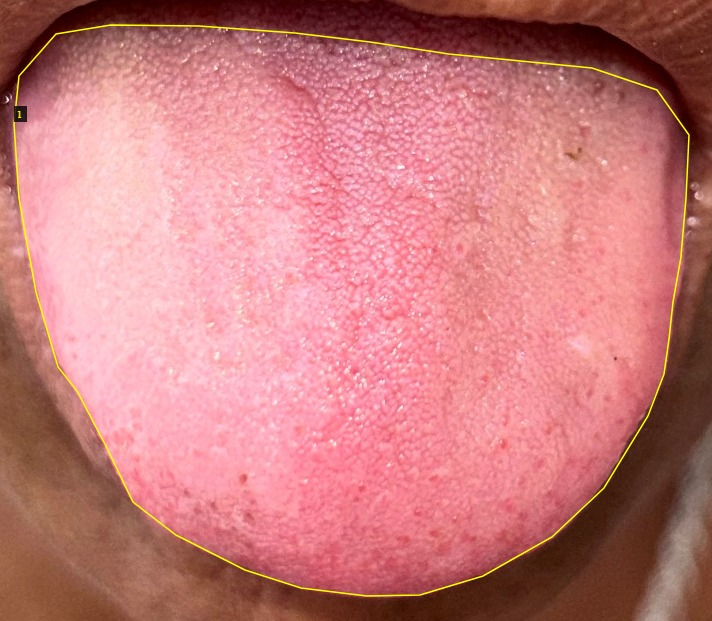
#> input picture SMART-OM/01. Normal/02. Region annotation/01. Dorsal tongue/SMITA00019_R_DT.JPG, 712 x 621 px; its folder holds only this picture in this run
$ python -i pixel_pipeline.py   (imports and definitions only)
#> lines starting #> are read from the running program, lines starting #| are printed output that depends on the picture
"""V1 pixel path: localised ROI -> 65,536 grayscale pixels -> 16-qubit amplitudes.

This is the input path for the V1 quantum classifier, and it is deliberately
separate from :mod:`backend.ml.features_image`. That module produces a 163-value
handcrafted/MobileNet *descriptor* which the classical baselines and the existing
multimodal path consume; this module produces raw localised pixels. They are not
two views of one thing and must not be conflated in reporting: the descriptor path
compresses an image into engineered summary statistics, whereas the V1 quantum path
loads pixel intensities directly into amplitudes. Both remain in the repository --
the descriptor path as the classical baseline to beat, this one as V1.

The stage order is the one given in the V1 pipeline specification::

    ROI CROP -> GRAYSCALE -> 256x256 RESIZE -> PIXEL VECTOR -> /255 -> L2 NORMALISE

The specification's acceptance-test listing gives resize before grayscale instead.
The two orders are equivalent up to 8-bit rounding, because PIL's RGB->L conversion
is a fixed linear combination of the channels (ITU-R 601-2) and Lanczos resampling
is also linear, so they commute exactly in real arithmetic and differ only where
the intermediate is quantised back to uint8. That equivalence is asserted, not
assumed: see ``test_grayscale_and_resize_commute`` in
``tests/test_pixel_pipeline.py``, which measures the discrepancy on real dataset
images. Grayscale-first is implemented because it is the order the primary pipeline
states, and because resampling one channel instead of three is cheaper.

Two representations are returned and both are kept:

* :attr:`V1PixelVector.raw_grayscale` -- the 256x256 uint8 array, values 0-255,
  exactly as the resize produced them. Required for traceability: it is the last
  point in the pipeline a human can look at the input and recognise it as an image.
* :attr:`V1PixelVector.amplitudes` -- the 65,536 float64 amplitudes, L2-normalised.

The normalised vector is *derived*, never written back over the raw one. A
downstream stage that wants pixels gets pixels; a stage that wants a quantum state
gets the state.

An all-black ROI has no direction and therefore no normalised state. It raises
:class:`ZeroImageError` rather than being given a fabricated substitute -- a
uniform superposition would encode nothing about the patient while still producing
a confident-looking probability.
"""

from __future__ import annotations

from dataclasses import dataclass
from pathlib import Path
from typing import Optional, Sequence, Tuple

import numpy as np
from PIL import Image

from backend.dataset.smartom import ImageRecord, Polygon
from backend.ml.roi import crop_to_roi, extract_roi
from backend.ml.types import RoiResult

# ---------------------------------------------------------------- fixed geometry
# FIXED for V1, by architectural decision, and deliberately module-level constants
# rather than settings fields: the qubit count is not a tunable. Making it
# configurable would permit exactly the failure the decision forbids -- a run that
# reports 16 qubits while executing a smaller circuit. A different width is a
# different experiment and needs a different, explicitly named configuration.
V1_QUBIT_COUNT = 16
V1_PIXEL_COUNT = 1 << V1_QUBIT_COUNT  # 65,536 amplitudes
V1_ROI_EDGE_PX = 256  # 256 * 256 == 65,536

# Lanczos, matching the 224x224 descriptor path in backend.ml.preprocessing, so the
# two paths do not disagree about what "resized" means. Lanczos rings slightly at
# hard edges and PIL clamps the overshoot back into 0-255 for an 8-bit image; that
# clamp is why the two stage orders differ at all.
V1_RESAMPLE = Image.Resampling.LANCZOS
V1_RESAMPLE_NAME = "lanczos"

V1_PIXEL_PREPROCESSING_VERSION = "carescan-v1-pixel-1"

# Tolerance on ||v||_2 == 1 for the returned amplitudes. Summing 65,536 float64
# squares accumulates round-off on the order of 1e-13; 1e-9 sits far above that and
# far below any genuine normalisation bug. Matches quantum_ml.quantum_encoder so
# a vector accepted here cannot be rejected one stage later.
NORM_TOLERANCE = 1.0e-9

# [6 lines not run here, left out]


class PixelPreprocessingError(ValueError):
    """Raised when an image cannot be turned into a V1 amplitude vector."""


class ZeroImageError(PixelPreprocessingError):
    """Raised when the localised ROI contains no signal at all.

    Distinct from :class:`quantum_ml.quantum_encoder.ZeroVectorError`, which guards
    the same condition one stage later. Both exist on purpose: this one names the
    *image* as the problem, which is what an operator can act on ("the capture is
    black, retake it"), and it fires before any quantum machinery is involved.
    """


# [71 lines that did not run here, left out]


def _as_readonly(array: np.ndarray) -> np.ndarray:
    array.flags.writeable = False
    return array


# [26 lines that did not run here, left out]


def amplitudes_from_grayscale(raw: np.ndarray) -> Tuple[np.ndarray, np.ndarray, float]:
    """``(scaled, amplitudes, l2_norm)`` from a 256x256 uint8 array.

    Flattened in C order, so pixel ``(row, col)`` lands at index
    ``row * 256 + col``. The choice is arbitrary but it must be *fixed*: the same
    ordering has to be used at training and at inference or the trained weights
    address different pixels than they were fitted on.

    Raises:
        PixelPreprocessingError: wrong shape, or non-finite values.
        ZeroImageError: every pixel is zero.
    """
    raw = np.asarray(raw)
    if raw.size != V1_PIXEL_COUNT:
        raise PixelPreprocessingError(
            f"Expected {V1_PIXEL_COUNT} pixels for {V1_QUBIT_COUNT} qubits, got "
            f"{raw.size}. Refusing to pad or truncate: either would silently change "
            f"which pixel each amplitude carries."
        )

    scaled = raw.astype(np.float64).ravel(order="C") / 255.0
    if not np.all(np.isfinite(scaled)):  # pragma: no cover - uint8 cannot be NaN
        raise PixelPreprocessingError("Grayscale ROI contains non-finite values.")

    norm = float(np.linalg.norm(scaled))
    if norm <= 0.0:
        raise ZeroImageError(
            "The localised region is uniformly zero (every one of "
            f"{V1_PIXEL_COUNT} pixels is black), so it has no direction and no "
            "normalised quantum state. This is a capture or localisation failure, "
            "not something to substitute a value for: re-acquire the image."
        )

    amplitudes = scaled / norm
    residual = abs(float(np.linalg.norm(amplitudes)) - 1.0)
    if residual > NORM_TOLERANCE:  # pragma: no cover - float64 guard
        raise PixelPreprocessingError(
            f"Normalisation failed: |||v|| - 1| = {residual:.3e}, tolerance "
            f"{NORM_TOLERANCE:g}."
        )
    return scaled, amplitudes, norm


def amplitudes_from_grayscale_batch(raw: np.ndarray) -> np.ndarray:
    """Vectorised :func:`amplitudes_from_grayscale` for a whole partition.

    Returns ``(n_samples, 65536)`` float64. Training evaluates every sample on
    every optimiser iteration, so this exists to avoid a Python loop over
    thousands of 65,536-element rows -- not to be a second implementation. It
    produces bit-identical output to the per-image function, which
    ``test_batch_and_single_amplitudes_agree_exactly`` asserts; the single-image
    path remains the reference.

    Raises:
        PixelPreprocessingError: wrong row width.
        ZeroImageError: naming every all-zero row, so the caller can act on the
            specific images rather than on "a batch failed".
    """
    raw = np.atleast_2d(np.asarray(raw))
    if raw.shape[0] == 0:
        return np.empty((0, V1_PIXEL_COUNT), dtype=np.float64)
    if raw.shape[1] != V1_PIXEL_COUNT:
        raise PixelPreprocessingError(
            f"Expected {V1_PIXEL_COUNT} pixels per row for {V1_QUBIT_COUNT} qubits, "
            f"got {raw.shape[1]}. Refusing to pad or truncate."
        )

    scaled = raw.astype(np.float64) / 255.0
    # Norms computed one row at a time, deliberately. ``np.linalg.norm(X, axis=1)``
    # reduces with ``add.reduce`` while the 1-D call dispatches to a BLAS dot
    # product, and over 65,536 terms the two disagree in the last bit. That is
    # harmless numerically but it would mean training and inference operate on
    # subtly different vectors, so the per-row call is used in both places. The
    # cost is one BLAS call per image against a 65,536-element division.
    norms = np.fromiter(
        (np.linalg.norm(row) for row in scaled), dtype=np.float64, count=scaled.shape[0]
    )
    zero_rows = np.flatnonzero(norms <= 0.0)
    if zero_rows.size:
        raise ZeroImageError(
            f"{zero_rows.size} of {raw.shape[0]} rows are uniformly zero (first at "
            f"index {int(zero_rows[0])}); an all-black region has no normalised "
            f"quantum state. Fix or exclude those captures explicitly."
        )
    return scaled / norms[:, None]


# [41 lines that did not run here, left out]


# [13 lines that did not run here, left out]


# [17 lines that did not run here, left out]

>>> import cv2
>>> picture = cv2.imread('../../SMART-OM/01. Normal/02. Region annotation/01. Dorsal tongue/SMITA00019_R_DT.JPG', cv2.IMREAD_GRAYSCALE)
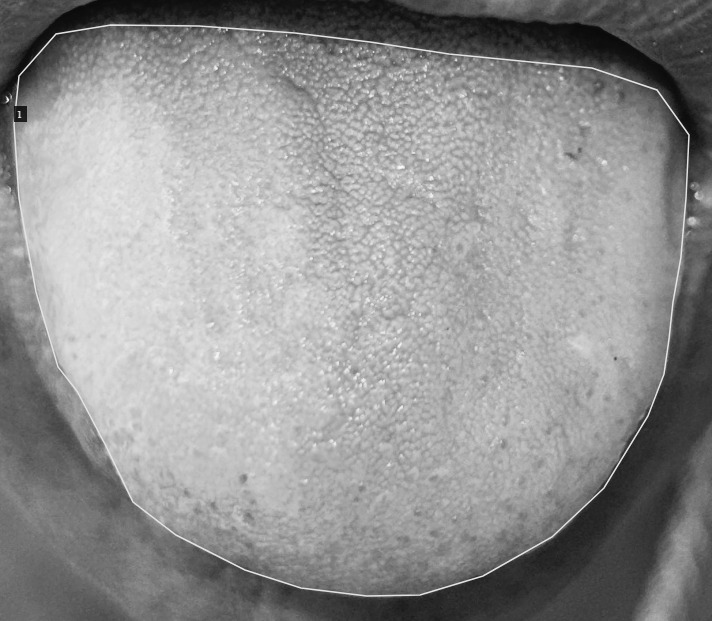
#> picture: shape (621, 712); min 6, max 252, mean 146.4
#> (the run stopped early here; a loop or call above may not have finished)

$ run again, on SMART-OM/01. Normal/02. Region annotation/01. Dorsal tongue/SMITA00020_R_DT.JPG
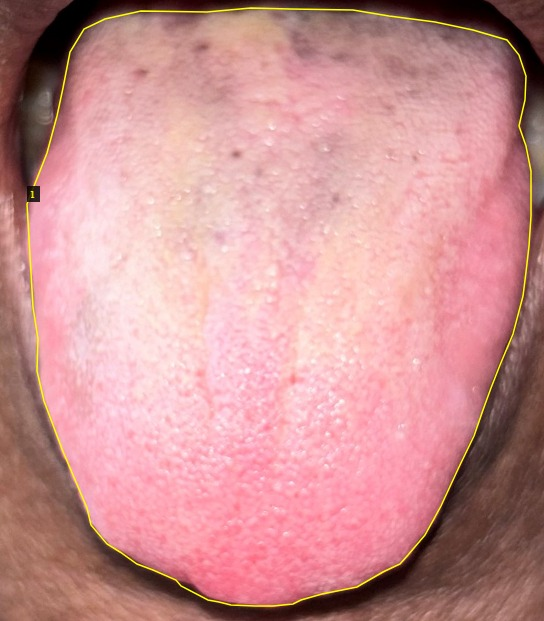
#> input picture SMART-OM/01. Normal/02. Region annotation/01. Dorsal tongue/SMITA00020_R_DT.JPG, 544 x 621 px
#> `picture = cv2.imread('../../SMART-OM/01. Normal/02. Region annotation/..`:
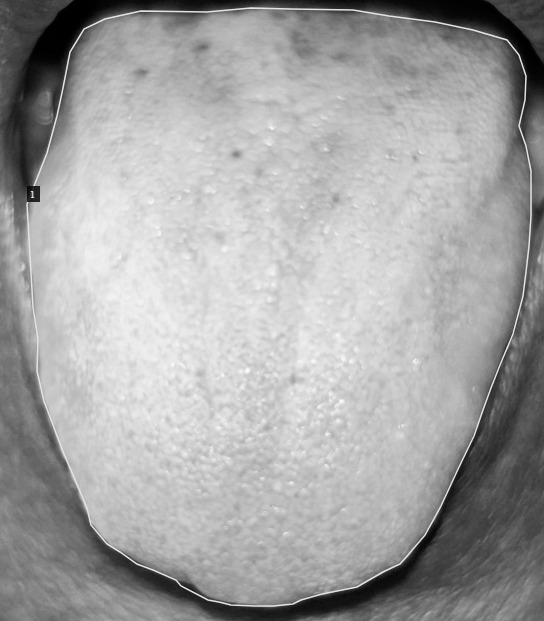
#> picture: shape (621, 544); min 0, max 253, mean 163.7

$ run again, on SMART-OM/01. Normal/02. Region annotation/01. Dorsal tongue/SMITA00045_R_DT.JPG
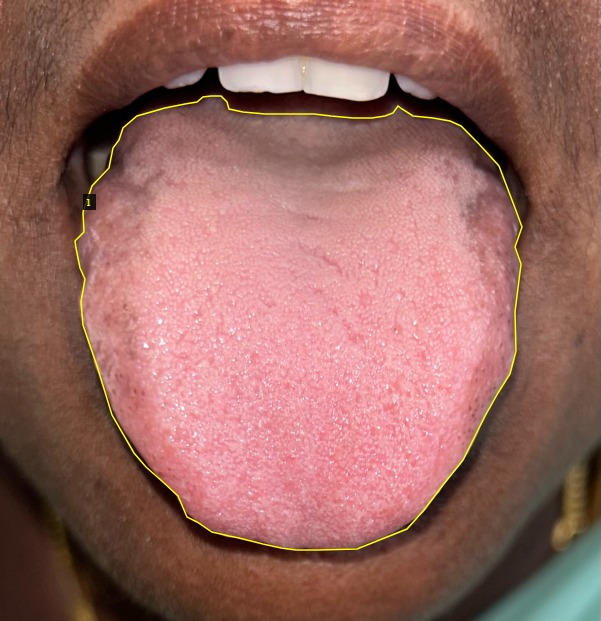
#> input picture SMART-OM/01. Normal/02. Region annotation/01. Dorsal tongue/SMITA00045_R_DT.JPG, 601 x 621 px
#> `picture = cv2.imread('../../SMART-OM/01. Normal/02. Region annotation/..`:
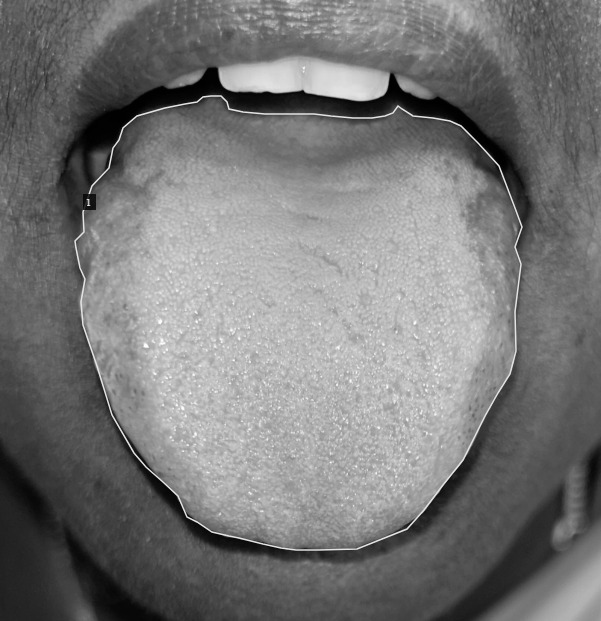
#> picture: shape (621, 601); min 0, max 255, mean 119.4

$ run again, on SMART-OM/01. Normal/02. Region annotation/01. Dorsal tongue/SMITA00055_R_DT.jpg
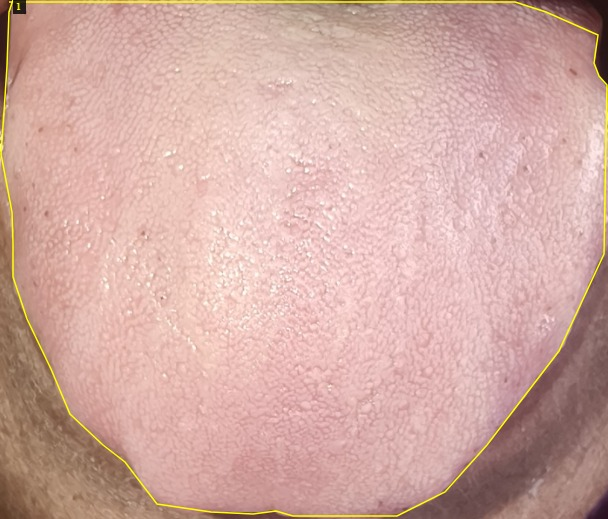
#> input picture SMART-OM/01. Normal/02. Region annotation/01. Dorsal tongue/SMITA00055_R_DT.jpg, 608 x 519 px
#> `picture = cv2.imread('../../SMART-OM/01. Normal/02. Region annotation/..`:
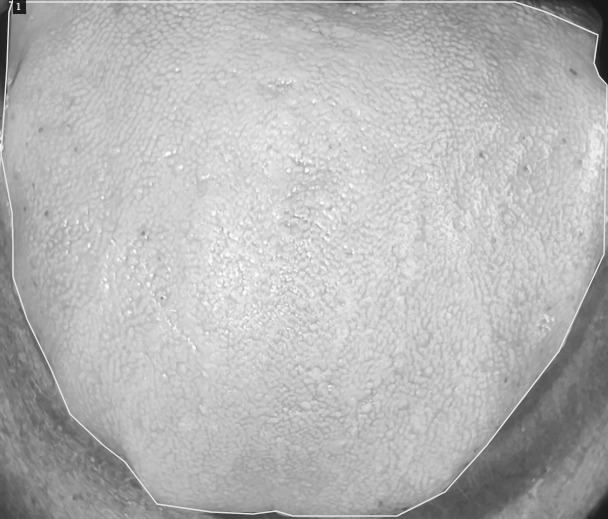
#> picture: shape (519, 608); min 14, max 255, mean 182.1
